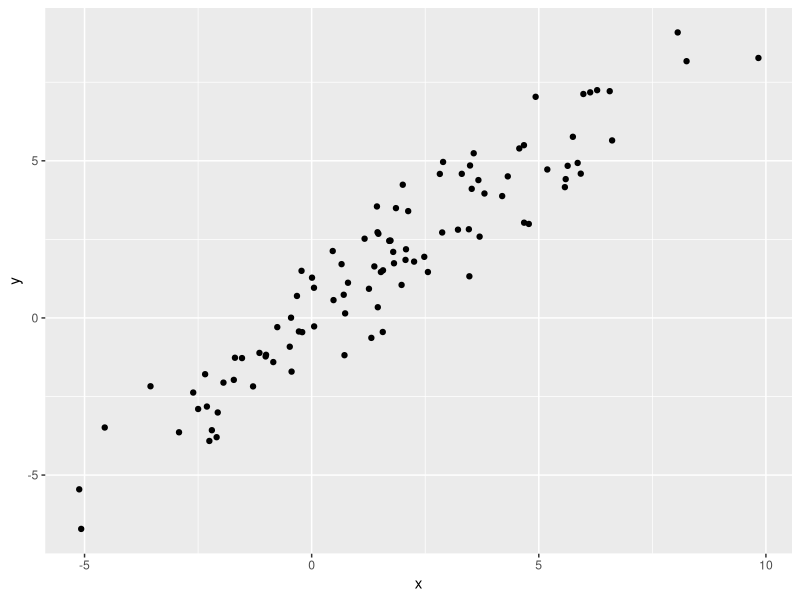

This chart was generated by the following R code:
## ---- chunk 1
library(tidyverse)

plot_df = 
  tibble(
    x = rnorm(100,2,3),
    y = x + rnorm(100)
  )

plot_df |> 
  ggplot(aes(x = x, y = y))+
  geom_point()
